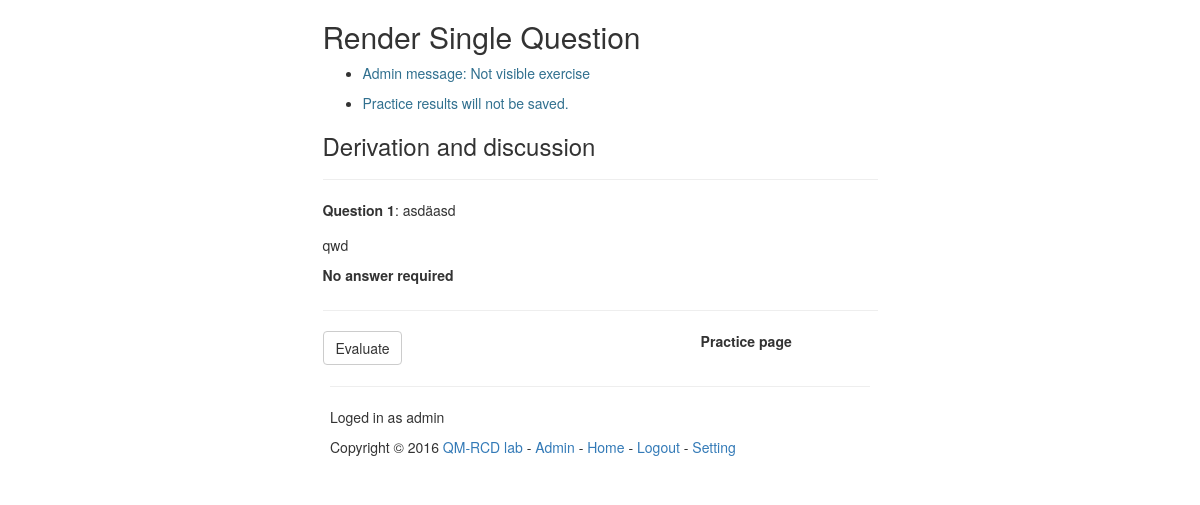
/exercise/4 (signed in), run on the app's committed database.
### teaching_site/exercise/models.py (models this page shows, shortened)
class Exercise(db.Model):
    id = db.Column(db.Integer, primary_key=True)
    name = db.Column(db.String(100), unique=True, nullable=False)
    open_date = db.Column(db.DateTime, nullable=False)
    close_date = db.Column(db.DateTime, nullable=False)
    active = db.Column(db.Boolean, default=True)
    questions = db.relationship(
        'Question',
        secondary = question_exercise,
        backref = db.backref('exercises', lazy='dynamic'),
    )

### teaching_site/question/models.py (models this page shows, shortened)
class Question(db.Model):
    id = db.Column(db.Integer, primary_key=True)
    name = db.Column(db.String(100), nullable=False)
    body = db.Column(db.Text, nullable=False)
    answer_command = db.Column(db.Text)
    no_answer = db.Column(db.Boolean, default=False)
    category_id = db.Column(
        db.Integer,
        db.ForeignKey('question_category.id'))
    text_variables = db.relationship(
        'Variable',
        backref = 'question',
        primaryjoin = 'Question.id==Variable.question_id',
        lazy='dynamic')
    answer_units = db.relationship(
        'Unit',
        secondary = question_unit_text,
        backref = db.backref('answer_questions', lazy='dynamic')
    )
    correct_variable_id = db.Column(db.Integer,
        db.ForeignKey('variable.id'))
    correct_variable = db.relationship(
        Variable,
        backref = db.backref('correct_question', order_by=id),
        foreign_keys=correct_variable_id)
    wrong_variable_id = db.Column(db.Integer,
        db.ForeignKey('variable.id'))
    wrong_variable = db.relationship(
        Variable,
        backref = db.backref('wrong_question', order_by=id),
        foreign_keys=wrong_variable_id)
    def render(self, seed, options=5):
        seed = seed + self.id
        rs = np.random.RandomState(seed)
        text = self.body
        for i in range(len(self.text_variables.all())):
            var = self.text_variables[i]
            pattern = '_' + var.name + '_'
            text = text.replace(pattern,
                str(var.render(seed+i)))
        if self.answer_units:
            unit_rs = np.random.RandomState(seed+1)
            unit = unit_rs.choice(self.answer_units)
            pattern = '_unit_'
            face = unit.get_face()
            text = text.replace(pattern, face)
        option_list = []
        return text, rs.permutation(option_list)
    def evaluate(self, seed):
        qseed = seed + self.id
        rs = np.random.RandomState(qseed)
        if self.answer_command:
            answer = self.answer_command
            for i in range(len(self.text_variables.all())):
                var = self.text_variables[i]
                name = '_' + var.name + '_'
                answer = answer.replace(name, str(var.value(qseed+i)))
            SI_answer = float(parse_expr(answer))
            if self.answer_units:
                unit_rs = np.random.RandomState(qseed+1)
                unit = unit_rs.choice(self.answer_units)
                SI_answer = unit.from_SI(SI_answer)
            return SI_answer
        else:
            answer_list = []
            option_list = self.render(seed)[1]
            for i in range(len(option_list)):
                if option_list[i] in self.correct_variable.get_list():
                    answer_list.append(i)
            return answer_list

### teaching_site/user/models.py (models this page shows, shortened)
class User(db.Model):
    id = db.Column(db.Integer, primary_key = True)
    fullname = db.Column(db.String(30))
    email = db.Column(db.String(50), unique = True)
    username = db.Column(db.String(25), unique = True)
    password = db.Column(db.String(100))
    password_tmp = db.Column(db.String(25))
    validation_code = db.Column(db.String(10))
    validated = db.Column(db.Boolean)
    is_admin = db.Column(db.Boolean)
    random_seed = db.Column(db.Integer)

### teaching_site/exercise/views.py (the view, shortened to what this page needs)
@app.route('/exercise')
@app.route('/exercise/<int:id>', methods=['GET', 'POST'])
@app.route('/exercise/<int:id>/<int:seed>', methods=['GET', 'POST'])
@login_required
def exercise(id=None, seed=None):
    error = None
    flashed = False
    last_edited = True
    submit = False
    submitted = False
    if id is None:
        return redirect(url_for('index'))
    exercise = Exercise.query.filter_by(
        id=id,
    ).first_or_404()
    user = User.query.filter_by(
        username = session['username']
    ).first()
    if not user.validated:
        return redirect(url_for('validate'))
    if not exercise.active and not user.is_admin:
        abort(404)
    if user.is_admin:
        msg = 'Admin message: '
        if exercise.active:
            msg +=  'This exercise is visible to user on ' + \
                    'open_date %s' %\
                    exercise.open_date.strftime("%Y/%m/%d-%H:%m")
            flash(msg)
        else:
            msg += 'Not visible exercise'
            flash(msg)
    kwargs = {
        'exercise': exercise,
        'id': id,
        'readonly': True,
    }
    now = datetime.now()
    practice = False
    if seed is None:
        seed = user.random_seed
    elif now > exercise.close_date or user.is_admin:
        practice = True
        kwargs['readonly'] = False
    if seed and seed != user.random_seed or user.is_admin:
        if now > exercise.close_date or user.is_admin:
            practice = True
            kwargs['readonly'] = False
    forms = []
    status_list = []
    points = []
    ans_msgs = []
    optional_list = []
    numerical_list = []
    single_choice_list = []
    no_answer_list = []
    for q in exercise.questions:
        answer = q.evaluate(seed)
        if q.no_answer:
            no_answer_list.append(q)
        elif type(answer) is float:
            numerical_list.append(q)
        elif len(answer) == 1:
            single_choice_list.append(q)
            q._options = [False for _ in range(5)]
        else:
            optional_list.append(q)
    qlists = [
        single_choice_list,
        optional_list,
        numerical_list,
        no_answer_list,
    ]
    qkeys = [
        'single', 'optional', 'numerical', 'no_answer'
    ]
    type_dict = {}
    type_length = 0
    for i in range(len(qlists)):
        qlist = qlists[i]
        qlist.sort(key=lambda q: q.id)
        key = qkeys[i]
        if len(qlist) > 0:
            type_dict[type_length] = key
            type_length = type_length + len(qlist)
    kwargs['type_dict'] = type_dict
    question_list = single_choice_list
    question_list.extend(optional_list)
    question_list.extend(numerical_list)
    question_list.extend(no_answer_list)
    kwargs['question_list'] = question_list
    flash_date = False
    for i in range(len(question_list)):
        question = question_list[i]
        ans_msg = ''
        status= ''
        if not practice:
            sheet = Sheet.query.filter_by(
                user_id = user.id,
                exercise_id = exercise.id,
                question_id = question.id
            ).first()
            if sheet and sheet.edit_date and not flash_date:
                flash('Your answer was editted on %s. ' % \
                      sheet.edit_date.strftime("%Y/%m/%d, %H:%M"))
                flash_date = True
        else:
            sheet = False
        if not sheet and not question.no_answer:
            sheet = Sheet(
                user_id = user.id,
                exercise_id = exercise.id,
                question_id = question.id
            )
        if not question.no_answer:
            if sheet.point is not None:
                submitted = True
                if now < exercise.close_date:
                    kwargs['readonly'] = True
                if seed != user.random_seed:
                    practice = True
                    kwargs['readonly'] = False
        else:
            try:
                if last_edited:
                    last_edit = sheet.edit_date
                    flash('Last edit on %s'\
                          % last_edit.strftime("%Y/%m/%d, %H:%M"))
                    last_edited = False
            except:
                pass
        name = 'form%d' % i
        form = QuestionForm(
            exercise_id = exercise.id,
            question_id = question.id,
            user_id = user.id,
            prefix = name,
            obj = sheet
        )
        forms.append(form)
        if (now > exercise.open_date and now < exercise.close_date)\
        or practice and not submitted:
            if not submitted:
                kwargs['readonly'] = False
            if form.validate_on_submit() and not question.no_answer:
                if 'submit' in request.form.keys():
                    submit = True
                    kwargs['readonly'] = True
                answer = question.evaluate(seed)
                if type(answer) is float:
                    sheet.number = form.number.data
                elif len(answer) > 1:
                    sheet.option1 = form.option1.data
                    sheet.option2 = form.option2.data
                    sheet.option3 = form.option3.data
                    sheet.option4 = form.option4.data
                    sheet.option5 = form.option5.data
                else:
                    rname = 'radio_%d' % question.id
                    try:
                        ans = int(request.form[rname].split('_')[-1])
                    except:
                        ans = -1
                    question._options = [False for _ in range(5)]
                    sheet.option1 = False
                    sheet.option2 = False
                    sheet.option3 = False
                    sheet.option4 = False
                    sheet.option5 = False
                    if ans == 0:
                        sheet.option1 = True
                    elif ans == 1:
                        sheet.option2 = True
                    elif ans == 2:
                        sheet.option3 = True
                    elif ans == 3:
                        sheet.option4 = True
                    elif ans == 4:
                        sheet.option5 = True
                    question._options[ans] = True
                edit_time = datetime.now()
                sheet.edit_date = edit_time
                if not practice and not submitted:
                    try:
                        db.session.add(sheet)
                        db.session.flush()
                    except:
                        error = "Answer can not be saved..., " +\
                                "please contact course administrator"
                    if sheet.id:
                        db.session.commit()
                        if not flashed:
                            if not submit:
                                flash('Answers has been saved on %s' % \
                                    edit_time.strftime(
                                        "%Y/%m/%d, %H:%M"))
                            else:
                                flash('Your answer has been submitted')
                            flashed = True
                        if sheet.number is not None:
                            ans_msg = "Your answer %e was saved." \
                                % (sheet.number)
                            status = 'text-info'
                        elif sheet.option1 or sheet.option2 \
                        or sheet.option3 or sheet.option4 \
                        or sheet.option5:
                            mask = np.array([
                                sheet.option1,
                                sheet.option2,
                                sheet.option3,
                                sheet.option4,
                                sheet.option5,
                            ])
                            for m in range(len(mask)):
                                if mask[m] is None:
                                    mask[m] = False
                            choice = np.ma.masked_array(
                                np.arange(1,6), ~mask)
                            n_options = len(
                                question.render(seed)[1])
                            tried = np.array([
                                c for c in choice[:n_options] if c])
                            tried = tried.tolist()
                            ans_msg = "Your choice option:"
                            ans_msg += str(tried)
                            ans_msg += " was saved."
                            status = 'text-info'
                else:
                    if not flashed:
                        flash('Practice result will not be saved')
                        if submit:
                            flash('Results submitted')
                        flashed = True
            elif seed == user.random_seed:
                try:
                    question._options[0] = sheet.option1
                    question._options[1] = sheet.option2
                    question._options[2] = sheet.option3
                    question._options[3] = sheet.option4
                    question._options[4] = sheet.option5
                except:
                    pass
        if now > exercise.close_date or practice or submit or submitted:
            if not practice:
                if now > exercise.close_date:
                    if not flashed:
                        flash('This exercise is already closed.')
                        flashed = True
                elif submit or submitted:
                    if not flashed:
                        flash('You have already submitted.')
                        flashed = True
            else:
                if not flashed:
                    flash('Practice results will not be saved.')
                    flashed = True
        if now < exercise.open_date:
           if not flashed:
               error = "Exercise not is opened yet, "\
                       + "it is set to be open on %s"\
                       % exercise.open_date.strftime("%Y/%m/%d, %H:%M")
               flashed = True
        status_list.append(status)
        ans_msgs.append(ans_msg)
    kwargs['status_list'] = status_list
    kwargs['points'] = points
    kwargs['ans_msgs'] = ans_msgs
    kwargs['forms'] = forms
    kwargs['error'] = error
    kwargs['seed'] = seed
    kwargs['practice'] = practice
    return render_template('exercise/render.html', **kwargs)

### teaching_site/templates/exercise/render.html (shortened to what this page needs)
{% extends "base.html" %}
{% block content %}
<h2>{{ exercise.name.title() }}</h2>
{% include '_flashmessages.html'%}
{% from "_formhelper.html" import render_field %}
<form method="POST" action="{{ url_for('exercise', id=exercise.id, seed=seed) }}" role="form">
{% set itr = 1 %}
{% for question in question_list %}
 {% if itr-1 in type_dict %}
  {% if type_dict[itr-1] == 'single' %}
   <h3>Multiple choice</h3>
   <p>
    Jede der folgenden Fragen hat nur eine korrekte Antwort.
    Falsche Antworten resultieren in
    <ins class='text-danger'>Punktabzug</ins>.
   </p>
  {% elif type_dict[itr-1] == 'numerical' %}
   <h3>Numerical</h3>
  {% elif type_dict[itr-1] == 'no_answer' %}
   <h3>Derivation and discussion</h3>
  {% endif %}
 {% endif %}
 <hr>
 <p> <label>Question {{itr}}</label>: {{ question.name }}</p>
 <p>
  {{ question.render(seed)[0] }}
 </p>
 {% set status = status_list[itr-1] %}
 {% set ans_msg = ans_msgs[itr-1] %}
 {% set point = points[itr-1] %}
 {% set form = forms[itr-1] %}
 {% if question.no_answer %}
  <label>No answer required</label>
 {% elif question.render(seed)[1]|length > 1 %}
  {% if question.evaluate(seed)|length > 1 %}
   {% from "_formhelper.html" import render_checkbox %}
   {% set options = question.render(seed)[1] %}
  {% elif question.evaluate(seed)|length == 1 %}
   {% from "_formhelper.html" import render_radio %}
   {% set options = question.render(seed)[1] %}
   {% set qid = question.id %}
  {% endif %}
 {% else %}
     {{ render_field(form.number, class='form-control',disabled=readonly) }}
 {% endif%}
{% set itr = itr + 1 %}
{% endfor %}
<hr>
<div class="row">
  {% if practice %}
  <div class='col-md-6'>
    <button type="submit" class="btn btn-default" name='save'>Evaluate</button>
  </div>
  <div class='col-md-6'>
    <p class="text-center">
      <label>Practice page</label>
    </p>
  </div>
  {% endif %}
</div>
</form>
{% endblock %}
{% block footer %}
{% include "footer/footer_home.html" %}
{% endblock %}

### data on the page
Exercise: name "Render Single Question"
Question: no_answer "1", name "asdäasd", body.random_seed "qwd", shows "No answer required"

### other printed values
{{ message }} "Admin message: Not visible exercise" "Practice results will not be saved."
{{ session['username'] }} "admin"
